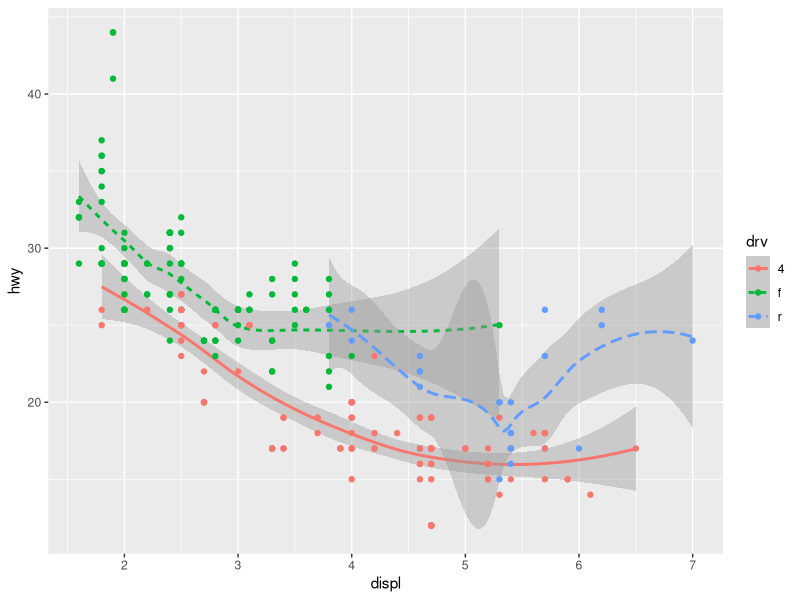
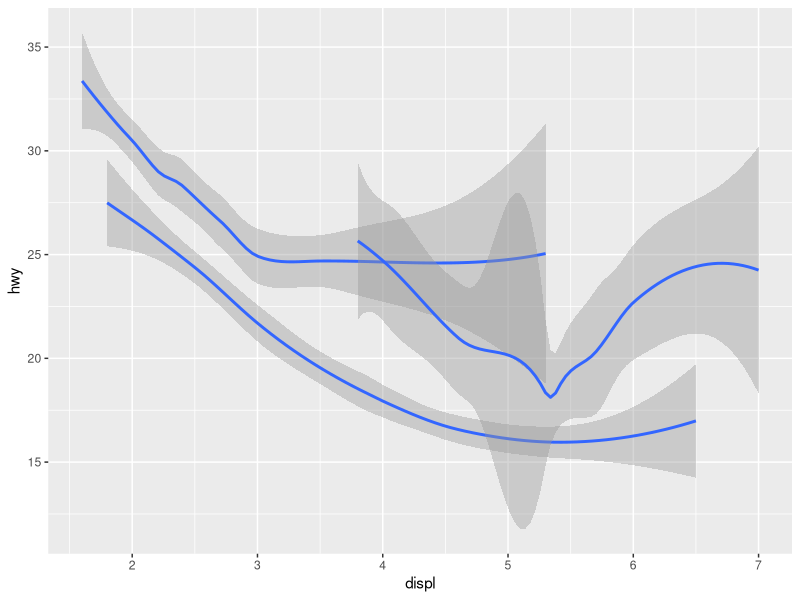
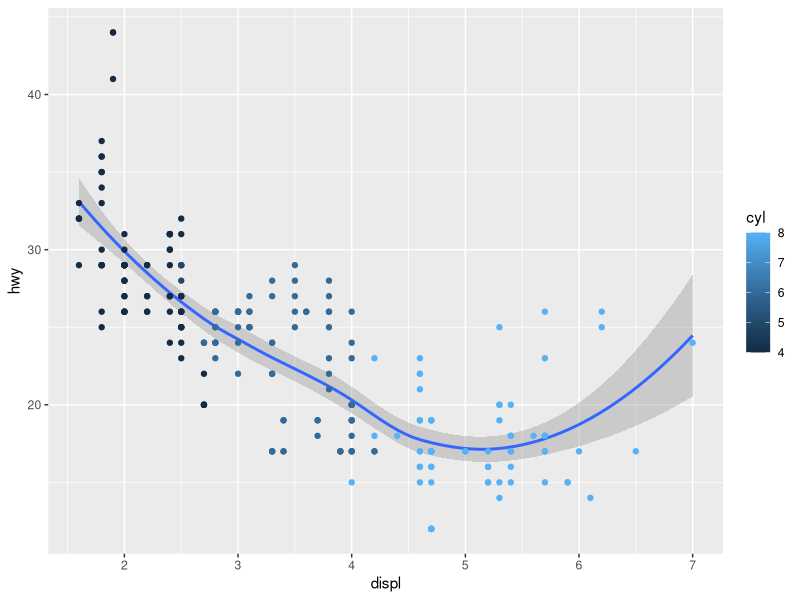
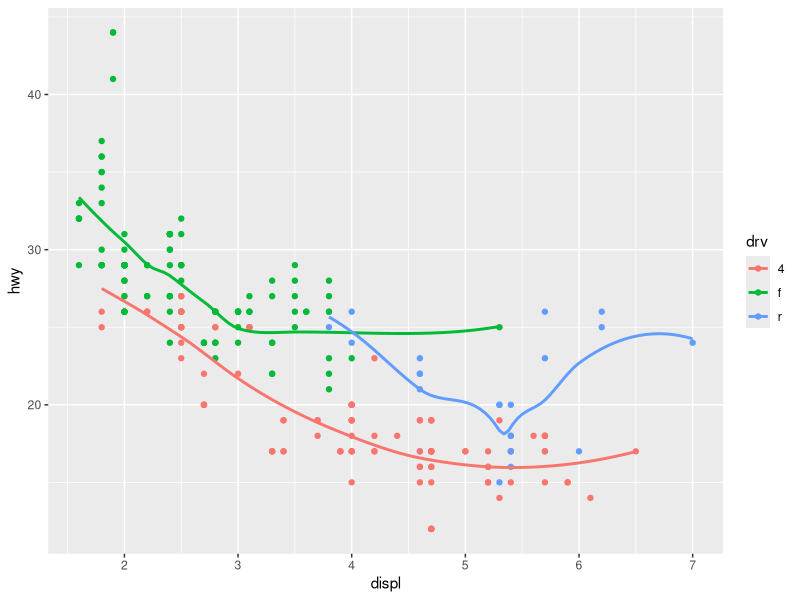
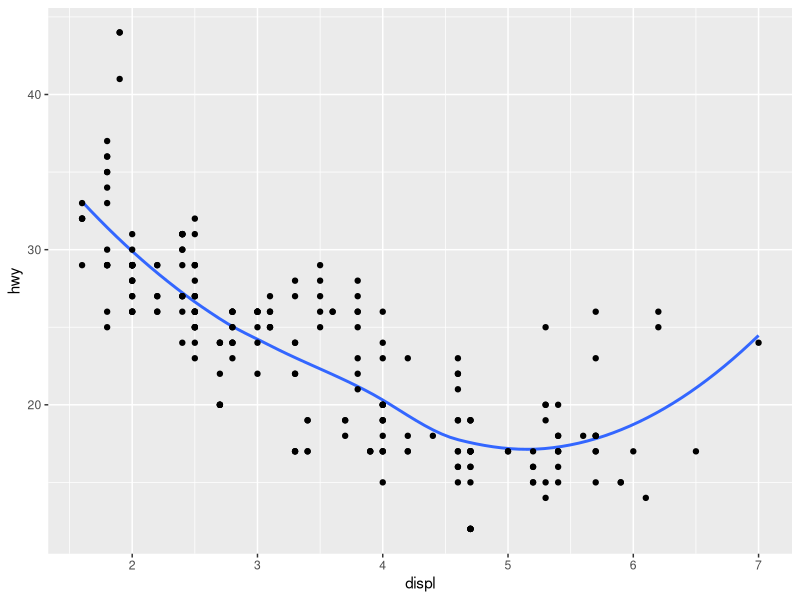
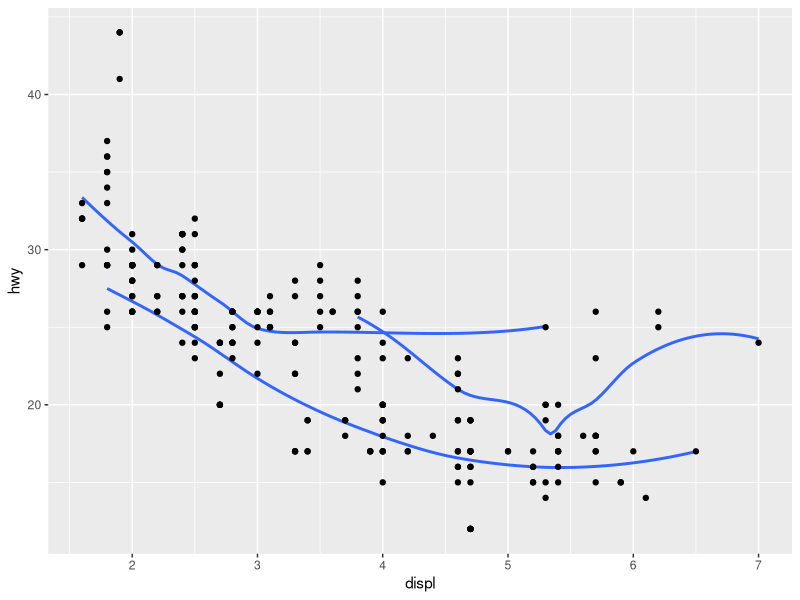
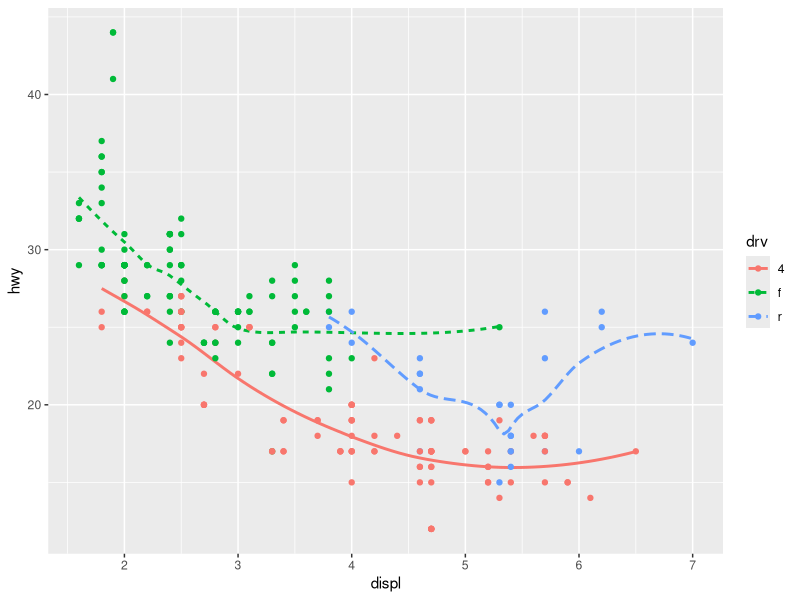
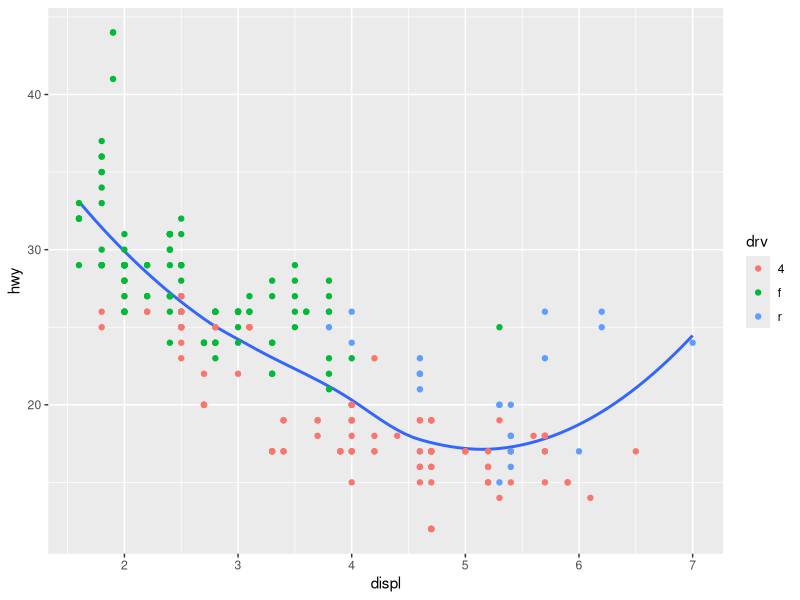

The R source for these figures, in order:
library(tidyverse)

ggplot(data = mpg) + 
  geom_smooth(mapping = aes(x = displ, y = hwy, linetype = drv, color = drv)) +
  geom_point(mapping = aes(x = displ, y = hwy, color = drv))
  
ggplot(data = mpg) + 
  geom_smooth(mapping = aes(x = displ, y = hwy, group = drv))

ggplot(data = mpg, mapping = aes(x = displ, y = hwy)) +
  geom_smooth() +
  geom_point(aes(color = cyl))


ggplot(data = mpg, mapping = aes(x = displ, y = hwy, color = drv)) + 
  geom_point() + 
  geom_smooth(se = FALSE)

ggplot(data = mpg, aes(x = displ, y = hwy)) +
  geom_smooth(se = FALSE) +
  geom_point()

ggplot(data = mpg, aes(x = displ, y = hwy, group = drv)) +
  geom_smooth(se = FALSE) +
  geom_point()

ggplot(data = mpg, aes(x = displ, y = hwy, color = drv, group = drv)) +
  geom_smooth(se = FALSE, aes(linetype = drv)) +
  geom_point()

ggplot(data = mpg, aes(x = displ, y = hwy)) +
  geom_smooth(se = FALSE) +
  geom_point(aes(color = drv))


ggplot(data = diamonds) +
  geom_bar(mapping = aes(x = cut))
?geom_bar
